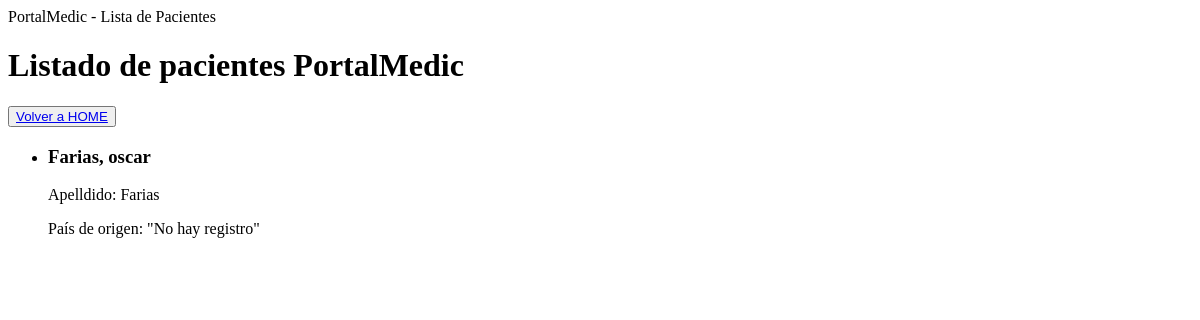
Before: /pacientes/pacientes/list with the older database file.
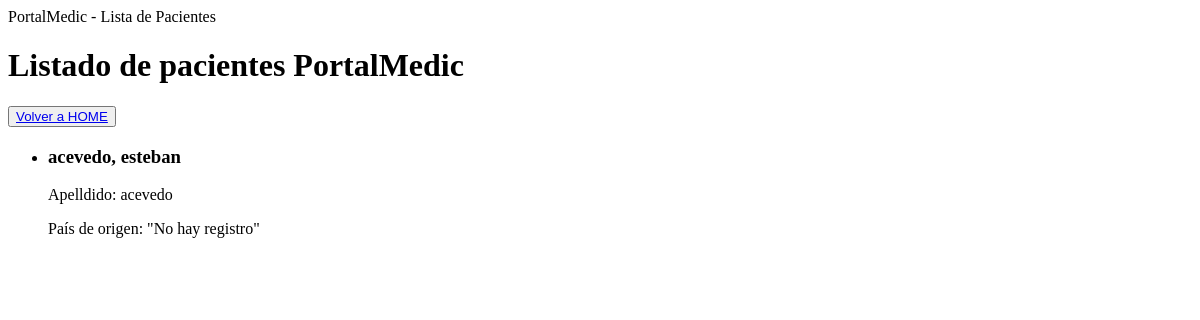
After: the same page with the newer database file.
### pacientes/models.py (models this page shows)
class Paciente(models.Model):
    nombre = models.CharField(max_length=50, null = False)
    apellido = models.CharField(max_length=50, null = False)
    DNI = models.IntegerField(unique=True, null=False)
    telefono = models.IntegerField(null=True, blank=True)
    obraSocial = models.ForeignKey(ObraSocial, on_delete=models.SET_NULL, null=True, blank=True, verbose_name = "Socio ID", related_name="paciente_obrasocial")
    numeroAfiliado = models.CharField(max_length=50,null=False, blank=False, verbose_name="Numero de Afiliado")
    historiaClinica = models.CharField(max_length=250, null=True, blank=True)
    medico_tratante = models.ForeignKey("medicos.Medicos", on_delete=models.SET_NULL, null=True, blank=True, related_name="paciente_medicos")
    def __str__(self) -> str:
        return (f"{self.apellido}, {self.nombre}")
    class Meta:
        verbose_name = "Paciente"
        verbose_name_plural = "Pacientes"

### pacientes/views.py (the view)
# urls.py: path("pacientes/list", pacientes_list,name="pacientes_list" ),
def pacientes_list(request):
    consulta = Paciente.objects.all()
    contexto = {"pacientes":consulta}
    return render(request,"pacientes/pacientes_list.html", contexto)

### pacientes/templates/pacientes/pacientes_list.html (shortened to what this page needs)
{% block content %}
        <h1>Listado de pacientes PortalMedic</h1>
        <button><a href="{% url 'core:index' %}">Volver a HOME</a></button>
        {% for paciente in pacientes %}
        <ul>
            <li><h3>{{ paciente }}</h3></li>
            <p>Apelldido: {{ paciente.apellido }}</p>
           {% if paciente.nacionalidad %}
                <p>País de origen: {{ paciente.nacionalidad }}</p>
            {% else %}
                <p>País de origen: "No hay registro"</p>
            {% endif %}
        </ul>
    {% endfor %}
{% endblock content %}

Changed rows visible on the page:
removed Paciente: apellido+nombre "Farias, oscar", apellido "Farias"
added Paciente: apellido+nombre "acevedo, esteban", apellido "acevedo"
